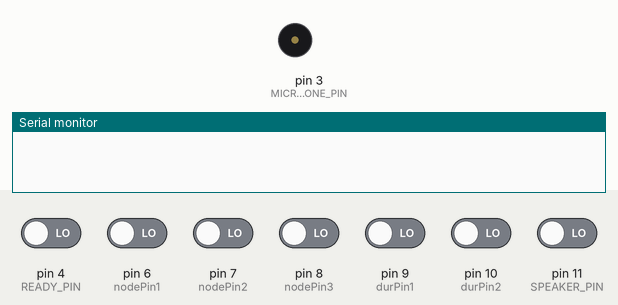
A sketch run on a simulated Arduino Uno, built with avr-gcc and run on an emulated ATmega328P. On the bench: buzzer (waves = sounding), the last lines printed to the serial monitor. Inputs (shaded band) come from the test bench; at power-on: pin 4 (READY_PIN), pin 6 (nodePin1), pin 7 (nodePin2), pin 8 (nodePin3), pin 9 (durPin1), pin 10 (durPin2), pin 11 (SPEAKER_PIN) LOW.

Above: at 1.2 s.
1.3 s: pin 4 (READY_PIN) driven HIGH
At 2.2 s:
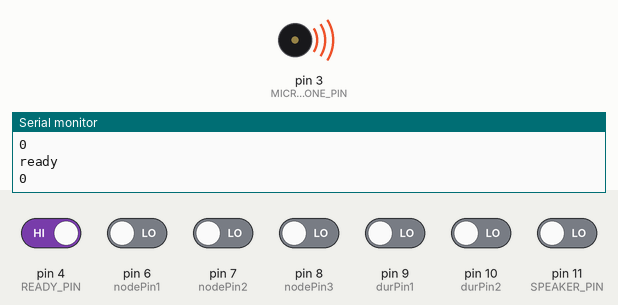
2.8 s: pin 6 (nodePin1) driven HIGH
At 3.5 s:
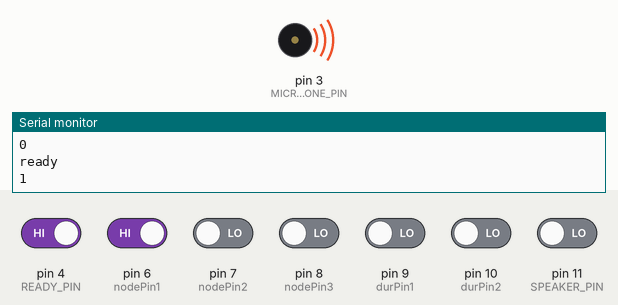
4.3 s: pin 7 (nodePin2) driven HIGH
At 5.2 s:
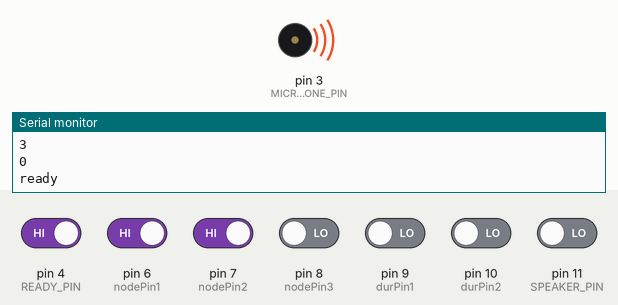
5.8 s: pin 8 (nodePin3) driven HIGH
At 6.2 s:
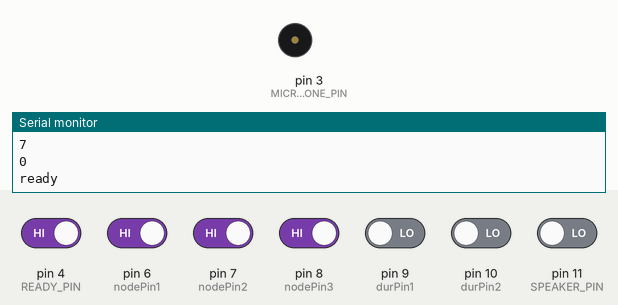
Timing chart, 0 to 8.8 s (numbered marks = the images above; inputs shaded):
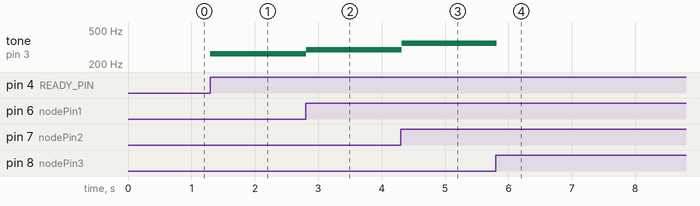

The sketch:

Speaker.ino
```cpp
#define FREQUENCY_PIN A5
#define DURATION_PIN A4
#define READY_PIN 4
#define SPEAKER_PIN 11
#define SPEED 130
#define MICROPHONE_PIN 3

#define nodePin1 6
#define nodePin2 7
#define nodePin3 8

#define durPin1 9
#define durPin2 10
#define durPin3 11


#define NOTE_C4  262
#define NOTE_D4  294
#define NOTE_E4  330
#define NOTE_F4  349
#define NOTE_G4  392
#define NOTE_A4  440
#define NOTE_B4  494
#define END -1


void setup() {
  // put your setup code here, to run once:
  Serial.begin(9600);
  pinMode(FREQUENCY_PIN, INPUT);
  pinMode(DURATION_PIN, INPUT);
  // pinMode(READY_PIN, INPUT_PULLUP);
  pinMode(READY_PIN, INPUT);
  pinMode(SPEAKER_PIN, OUTPUT);

  pinMode(nodePin1, INPUT);
  pinMode(nodePin2, INPUT);
  pinMode(nodePin3, INPUT);
  pinMode(durPin1, INPUT);
  pinMode(durPin2, INPUT);
  pinMode(durPin3, INPUT);


  attachInterrupt(digitalPinToInterrupt(READY_PIN), inputReady, RISING);
}

void loop() {
  // put your main code here, to run repeatedly:
  if (digitalRead(READY_PIN)) {
    inputReady();
  }
  // if (digitalRead(READY_PIN)) {
  //   Serial.println("Ready");
  // }

}

void inputReady() {
  // int frequency = analogRead(FREQUENCY_PIN);
  // int duration = analogRead(DURATION_PIN);
  int duration = readDur();
  int frequency = readFreq();

  Serial.println("ready");
  Serial.println(frequency);
  frequency = decode(frequency);
  Serial.println(duration);

  int noteDuration = SPEED * duration;
  tone(MICROPHONE_PIN, frequency, noteDuration*.95);
}

int readDur() {
  int num = (digitalRead(durPin3) << 2) + (digitalRead(durPin2) << 1) + digitalRead(durPin1);
  return num;
}

int readFreq() {
  int num = (digitalRead(nodePin3) << 2) + (digitalRead(nodePin2) << 1) + digitalRead(nodePin1);
  return num;
}

int decode(int num) {
  if (num == 0) {
    return NOTE_C4;
  } else if (num == 1) {
    return NOTE_D4;
  } else if (num == 2) {
    return NOTE_E4;
  } else if (num == 3) {
    return NOTE_F4;
  } else if (num == 4) {
    return NOTE_G4;
  } else if (num == 5) {
    return NOTE_A4;
  } else if (num == 6) {
    return NOTE_B4;
  } else if (num == 7) {
    return 0;
  }
}
```

Measured:
- after the input at 1.3 s, tone on pin 3 (MICROPHONE_PIN): silent → 262 Hz at once
- after the input at 2.8 s, tone on pin 3 (MICROPHONE_PIN): 262 Hz → 294 Hz at once
- after the input at 4.3 s, tone on pin 3 (MICROPHONE_PIN): 294 Hz → 349 Hz at once
- after the input at 5.8 s, tone on pin 3 (MICROPHONE_PIN): 349 Hz → silent at once
